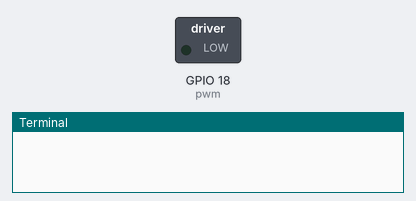
Recording of a program running on a simulated Raspberry Pi (BCM pin numbers). Parts: switched loads named in the program (green lamp = pin HIGH), the last lines printed to the terminal.

Above: at 0.05 s.
At 0.95 s:
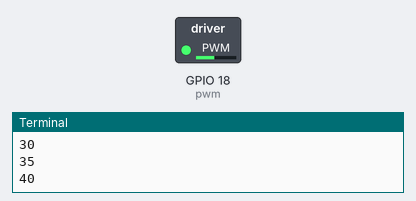
At 1.9 s:
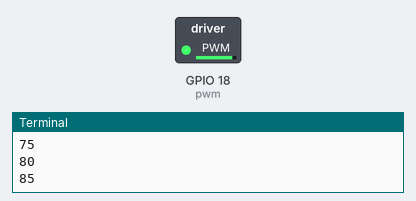
At 3.8 s:
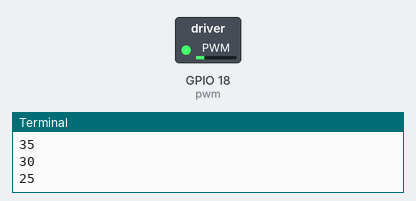
Timing chart, 0 to 5.5 s (numbered marks = the images above):
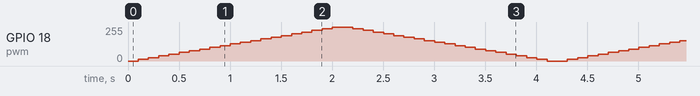

The program:

servo_motor.py
```python
import RPi.GPIO as GPIO
import time
GPIO.setwarnings(False)
GPIO.setmode(GPIO.BCM)
GPIO.setup(18,GPIO.OUT)

pwm = GPIO.PWM(18,300)
pwm.start(0)

try:
    while True:
        for dc in range(0, 101, 5):
            pwm.ChangeDutyCycle(dc)
            time.sleep(0.1)
            print(dc)
        for dc in range(100, -1, -5):
            pwm.ChangeDutyCycle(dc)
            time.sleep(0.1)
            print(dc)
except KeyboardInterrupt:
    pass
    pwm.stop()
    GPIO.cleanup()
```
